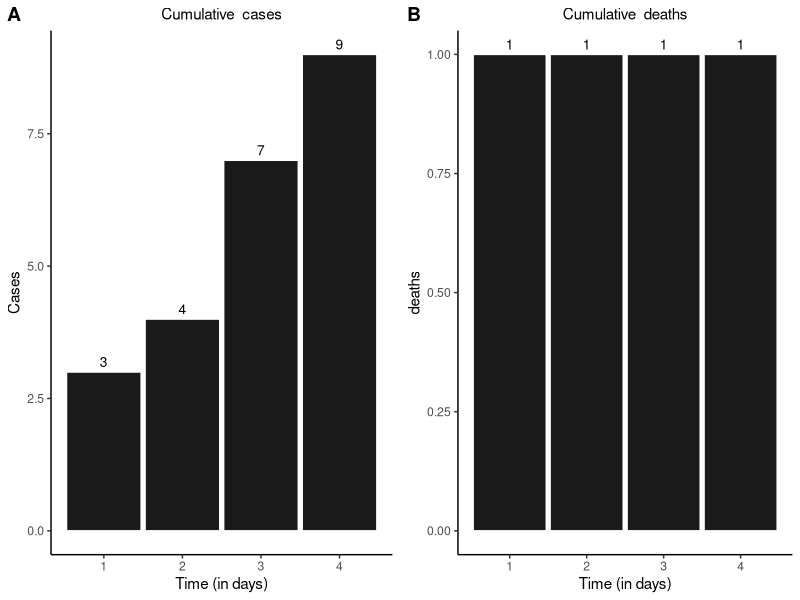
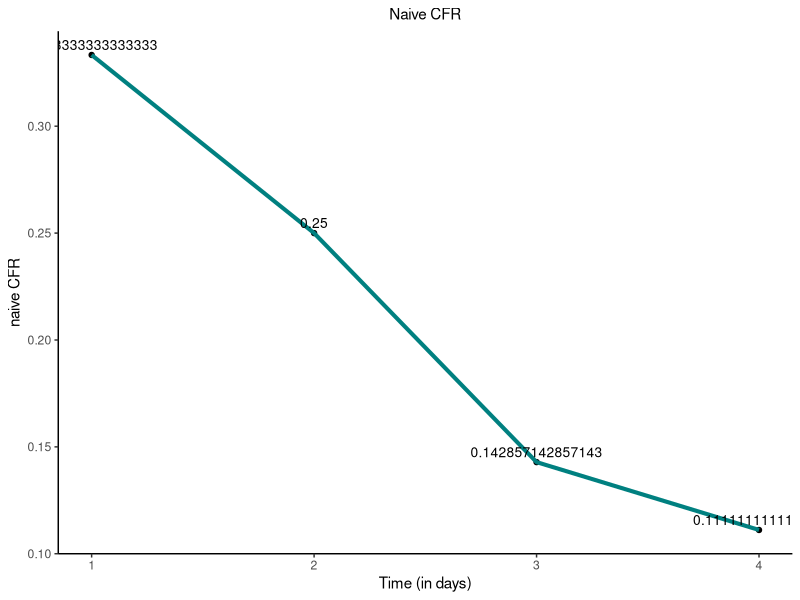
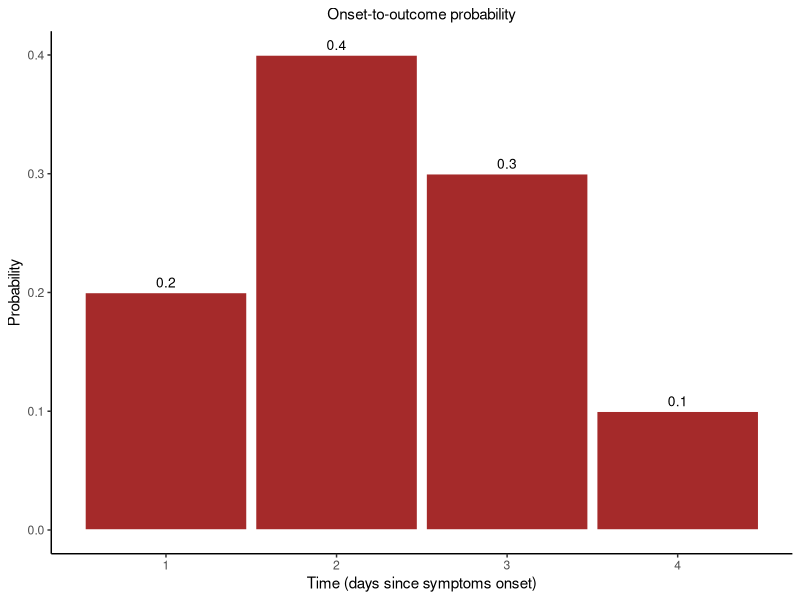

Source code (R) for these figures, in order:
## ---- chunk 1
library(tidyverse)
library(cowplot)
cases <- c(rep(1, 3), rep(2, 1), rep(3, 3), rep(4, 2))
df <- as.data.frame(table(cases))
names(df) <- c("time", "cases")
df$time <- as.numeric(as.character(df$time))
df$deaths <- c(1,0,0,0)

gc <- df %>%
  ggplot(aes(x = time, y = cumsum(cases))) +
  geom_bar(stat = "identity", fill = "gray10",
           color = "white",
           width = 0.95) +
  geom_text(aes(label = cumsum(cases)),
            vjust = -0.5,   # moves labels above bars
            size = 3.5) +
  scale_x_continuous(breaks = seq(1, 5, 1)) +
  labs(
    x = "Time (in days)",
    y = "Cases",
    title = "Cumulative  cases"
  ) +
  theme_classic() +
  theme(
    plot.title = element_text(hjust = 0.5, size = 11)
  )

gd <- df %>%
  ggplot(aes(x = time, y = cumsum(deaths))) +
  geom_bar(stat = "identity", fill = "gray10",
           color = "white",
           width = 0.95) +
  geom_text(aes(label = cumsum(deaths)),
            vjust = -0.5,   # moves labels above bars
            size = 3.5) +
  scale_x_continuous(breaks = seq(1, 5, 1)) +
  labs(
    x = "Time (in days)",
    y = "deaths",
    title = "Cumulative  deaths"
  ) +
  theme_classic() +
  theme(
    plot.title = element_text(hjust = 0.5, size = 11)
  )

cowplot::plot_grid(gc, gd, labels = "AUTO")
## ---- chunk 2
df = df %>% 
  mutate(naive_cfr = cumsum(deaths)/cumsum(cases)) 

df %>% ggplot(aes(x = time, y = naive_cfr)) +
  geom_point() +
  geom_line(linewidth = 1.4, color = "#008080") +
  geom_text(aes(label = naive_cfr),
            vjust = -0.5,   # moves labels above bars
            size = 3.5) +
  scale_x_continuous(breaks = seq(1, 5, 1)) +
  labs(
    x = "Time (in days)",
    y = "naive CFR",
    title = "Naive CFR"
  ) +
  theme_classic() +
  theme(
    plot.title = element_text(hjust = 0.5, size = 11)
  )
## ---- chunk 3
df$delay <- c(0.2, 0.4, 0.3, 0.1)
gf <- df %>%
  ggplot(aes(x = time, y = delay)) +
  geom_bar(stat = "identity", fill = "brown",
           color = "white",
           width = 0.95) +
  geom_text(aes(label = delay),
            vjust = -0.5,   # moves labels above bars
            size = 3.5) +
  scale_x_continuous(breaks = seq(1, 5, 1)) +
  labs(
    y = "Probability",
    x = "Time (days since symptoms onset)",
    title = "Onset-to-outcome probability"
  ) +
  theme_classic() +
  theme(
    plot.title = element_text(hjust = 0.5, size = 11)
  )
gf
